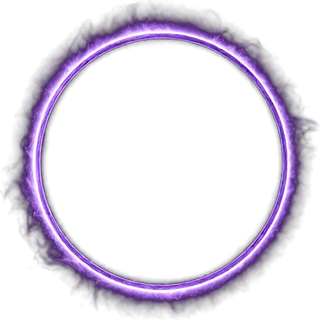
#> input picture assets/abyss-black-hole.png, 320 x 320 px, given in place of 狼爪特效.png, which was not available
$ python import_wolf_fx.py
#> lines starting #> are read from the running program, lines starting #| are printed output that depends on the picture
from pathlib import Path

from PIL import Image


SOURCE_DIR = Path(r"C:\Users\17928\DSH生成文件夹")
OUTPUT_DIR = Path(__file__).resolve().parent.parent / "assets"

ASSETS = [
    ("狼爪特效.png", "wolf-claw-vfx.png", (768, 768)),
    ("冰雾团.png", "frost-mist-vfx.png", (512, 512)),
    ("agnes-20261124-092507-1.png", "thin-ice.png", (384, 576)),
]


def main():
    OUTPUT_DIR.mkdir(parents=True, exist_ok=True)
    for source_name, target_name, size in ASSETS:
        source = Image.open(SOURCE_DIR / source_name).convert("RGB")
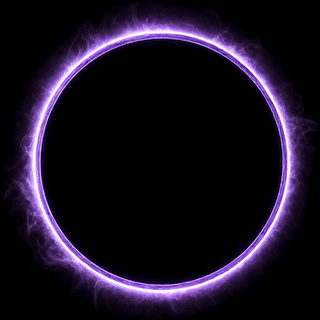
#> source: PIL image 320x320 RGB; mean R, G, B 25.2, 17.4, 33.6
        resized = source.resize(size, Image.Resampling.LANCZOS)
        resized.save(OUTPUT_DIR / target_name, optimize=True)
        print(f"{target_name}: {resized.size[0]}x{resized.size[1]}")
#| wolf-claw-vfx.png: 768x768
#> pass 2 of the loop in main, `for source_name, target_name, size in ASSETS:`:
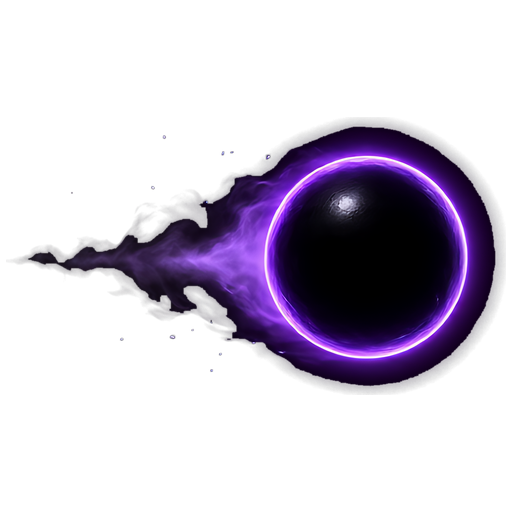
#> input picture assets/abyss-bullet.png, 512 x 512 px, given in place of 冰雾团.png, which was not available
#> in main, `source = Image.open(SOURCE_DIR / source_name).convert("RGB")`:
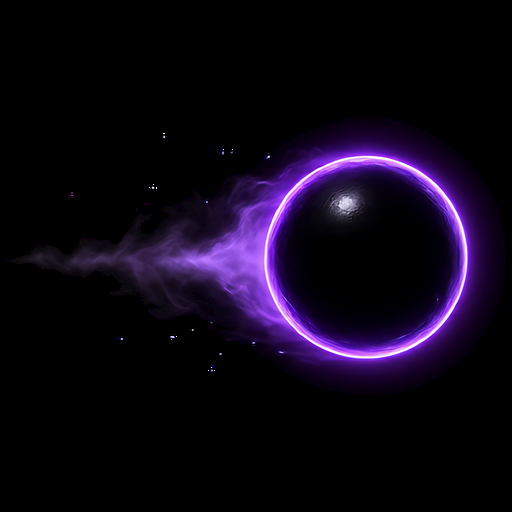
#> source: PIL image 512x512 RGB; mean R, G, B 13.9, 6.4, 22
#| frost-mist-vfx.png: 512x512


if __name__ == "__main__":
    main()
